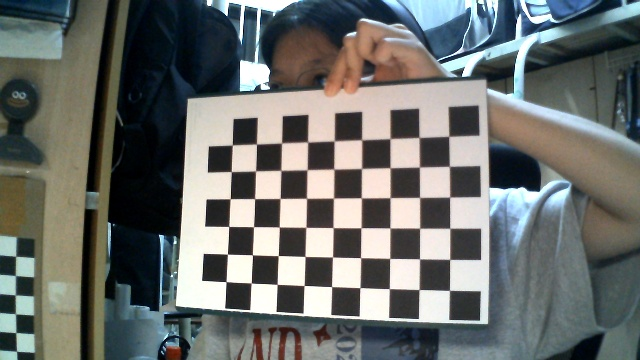
#> input picture python_code/calibration/camera_initial/calib_001.jpg, 640 x 360 px; its folder holds only this picture in this run
$ python camera_calibration.py
#> lines starting #> are read from the running program, lines starting #| are printed output that depends on the picture; after the words box and inside, x2 and y2 are one past the last pixel; in counts of white or black regions, pixels touching at a corner belong together
import numpy as np
import cv2
import glob
#数据准备 -特征提取 -矩阵求解 -精度评估 -结果保存
# ================= 配置参数 =================
CHESSBOARD_SIZE = (9, 6)  # 棋盘格内部角点的行列数（注意：是内角点，不是格子数）
SQUARE_SIZE = 0.027  # 每个棋盘格方块的实际物理尺寸（单位：米）
IMAGES_PATH = 'D:/ESP32-S3/2-esp_project/6-5DOF_arm/python_code/calibration/camera_initial/*.jpg'  # 标定图片所在的文件夹路径
OUTPUT_PATH = r'D:\ESP32-S3\2-esp_project\6-5DOF_arm\python_code\detection/camera_calib_params.npz'
# ===========================================

def calibrate_camera():
    # 终止迭代条件：当达到最大循环次数 30 或精度达到 0.001 时停止角点精细化
    # cv2.TERM_CRITERIA_MAX_ITER：达到最大迭代次数
    # cv2.TERM_CRITERIA_EPS：精度变化低于设定阈值
    criteria = (cv2.TERM_CRITERIA_EPS + cv2.TERM_CRITERIA_MAX_ITER, 30, 0.001)

    # 1. 准备世界坐标系中的 3D 点，例如 (0,0,0), (1,0,0), (2,0,0) ...
    # 假设棋盘格固定在 Z=0 的平面上
    # (CHESSBOARD_SIZE[0] * CHESSBOARD_SIZE[1]行, 3列(代表XYZ)二维矩阵
    objp = np.zeros((CHESSBOARD_SIZE[0] * CHESSBOARD_SIZE[1], 3), np.float32)
    # 生成一个网格坐标(对XY进行赋值，Z默认0)
    objp[:, :2] = np.mgrid[0:CHESSBOARD_SIZE[0], 0:CHESSBOARD_SIZE[1]].T.reshape(-1, 2)
    objp *= SQUARE_SIZE  # 转换为实际物理尺寸

    objpoints = []  # 存储所有图像中真实的 3D 点
    imgpoints = []  # 存储所有图像中检测到的 2D 像素点

    # 读取标定图片 返回的是图片路径
    images = glob.glob(IMAGES_PATH)
    if not images:
        print(f"[-] 未找到标定图片，请检查路径: {IMAGES_PATH}")
        return

    print(f"[+] 找到 {len(images)} 张图片，开始处理...")

    valid_images_count = 0
    img_shape = None
    for fname in images:
        img = cv2.imread(fname)
#> img is the input picture: shape (360, 640, 3); mean B, G, R 107.6, 110.2, 106.8
        if img is None:
            print(f"[-] 图片读取失败: {fname}")
            continue
        gray = cv2.cvtColor(img, cv2.COLOR_BGR2GRAY)
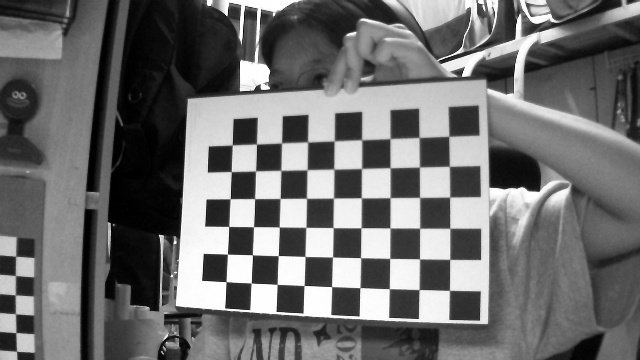
#> gray: shape (360, 640); min 0, max 255, mean 108.9

        if img_shape is None:
            img_shape = gray.shape[::-1]  # 记录尺寸,顺序反转
#> img_shape = (640, 360)

        # 2. 寻找棋盘格角点，保存坐标(找出的角点像素坐标只是整数级别的)
        # 输入8位无符号整型单通道灰度图
        ret, corners = cv2.findChessboardCorners(gray, CHESSBOARD_SIZE, cv2.CALIB_CB_ADAPTIVE_THRESH + cv2.CALIB_CB_NORMALIZE_IMAGE + cv2.CALIB_CB_FAST_CHECK)
#> ret = True; corners = 54 rows, first 8: [449.5, 290.4], [419, 289.6], [389.2, 288.6], [359.9, 287.7], [331.6, 286.6], [304.1, 285.5], [277.2, 284.4], [251.2, 282.9]

        # 如果找到了，添加对应的 3D 点和 2D 像素点
        if ret:
            objpoints.append(objp)

            # 亚像素级角点精细化，提高标定精度(像素坐标精确到小数位（亚像素级别）)
            #当计算了 30 次，或者精度达到了 0.001 时停止迭代
            corners2 = cv2.cornerSubPix(gray, corners, (11, 11), (-1, -1), criteria)
#> corners2 = 54 rows, first 8: [449.5, 290.4], [419.1, 289.5], [389.3, 288.6], [359.9, 287.6], [331.6, 286.6], [304.1, 285.5], [277.2, 284.4], [251.2, 283.1]
            imgpoints.append(corners2)

            # 可选：绘制并显示角点检测结果
            cv2.drawChessboardCorners(img, CHESSBOARD_SIZE, corners2, ret)
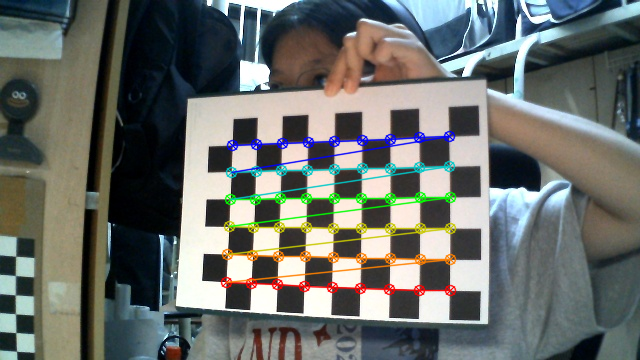
#> img: shape (360, 640, 3); 4.91% of pixels changed, all inside (x1, y1, x2, y2) = (220, 130, 457, 297)
            cv2.imshow('Chessboard Detection', img)
            cv2.waitKey(100)

            valid_images_count += 1
        else:
            print(f"[-] 图片未成功检测到棋盘格角点: {fname}")

    cv2.destroyAllWindows()
    print(f"[+] 成功处理有效图片数量: {valid_images_count}/{len(images)}")

    if valid_images_count < 10:
        print("[-] 有效标定图片较少（建议 15-20 张以上），标定结果可能存在较大误差。")

    if len(objpoints) < 10:
        print("[-] 有效标定图片不足，无法可靠标定")
        return

    # 3. 执行相机标定，求解相机内参矩阵
    # mtx：相机内参矩阵
    # dist：畸变系数
    # rvecs, tvecs：每张标定图片对应的旋转向量和位移向量
    ret, mtx, dist, rvecs, tvecs = cv2.calibrateCamera(
        objpoints, imgpoints, img_shape, None, None
    )

    print("\n================ 相机标定结果 ================")
    print(f"1. 标定是否成功: {ret}")
    print(f"2. 相机内参矩阵 (Camera Matrix / Intrinsic):\n{mtx}")
    print(f"3. 畸变系数 (Distortion Coefficients):\n{dist.ravel()}")

    # 计算重投影误差，评估标定质量
    # 看看算出来的 2D 点和实际检测到的 2D 角点（imgpoints）偏离了多少
    # 计算重投影误差，评估标定质量
    total_error = 0
    total_points = 0
    for i in range(len(objpoints)):
        # 把现实中的 3D 点（objpoints）重新投影回图像上
        imgpoints2, _ = cv2.projectPoints(objpoints[i], rvecs[i], tvecs[i], mtx, dist)

        # 【修改点】将两者的 shape 统一转换为 (N, 2)，避免维度不匹配报错
        err = cv2.norm(imgpoints[i].reshape(-1, 2), imgpoints2.reshape(-1, 2), cv2.NORM_L2)

        total_error += err ** 2  # 通常重投影误差采用均方根误差 (RMSE) 的思路累加
        total_points += len(objpoints[i])

    mean_error = np.sqrt(total_error / total_points)
    print(f"4. 平均重投影误差 (Reprojection Error): {mean_error:.4f} 像素")
    print("==============================================")

    # 4. 保存标定参数到本地文件
    np.savez(OUTPUT_PATH, mtx=mtx, dist=dist, rvecs=rvecs, tvecs=tvecs)
    print("[+] 标定参数已成功保存至 camera_calib_params.npz")

def test_undistort():
    # 读取标定参数
    data = np.load(OUTPUT_PATH)
    mtx = data["mtx"]
    dist = data["dist"]

if __name__ == "__main__":
    calibrate_camera()
    #test_undistort()

$ run again, on python_code/calibration/camera_initial/calib_005.jpg
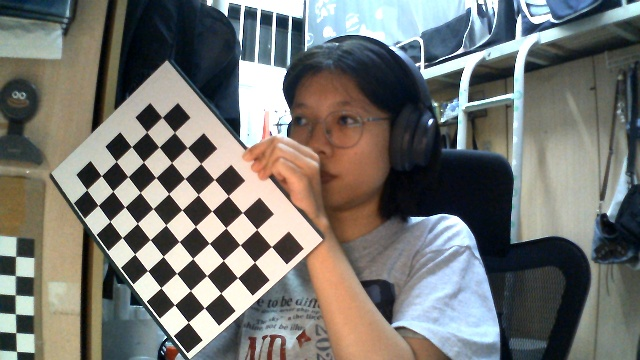
#> input picture python_code/calibration/camera_initial/calib_005.jpg, 640 x 360 px
#> in calibrate_camera, img is the input picture: shape (360, 640, 3); mean B, G, R 112.9, 117.1, 116.7
#> in calibrate_camera, `gray = cv2.cvtColor(img, cv2.COLOR_BGR2GRAY)`:
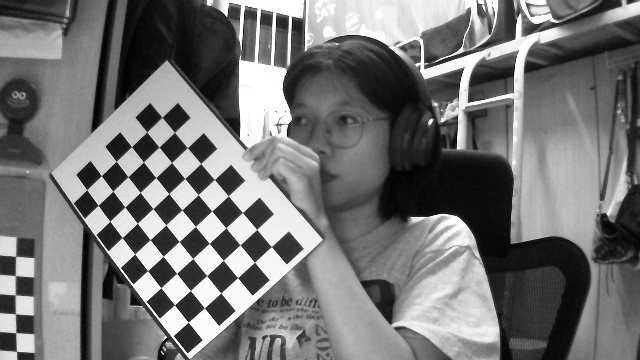
#> gray: shape (360, 640); min 0, max 255, mean 116.5
#> ret = True; corners = 54 rows, first 8: [188.3, 322.3], [174.5, 304.8], [160.8, 287.7], [147.6, 270.7], [134.7, 254], [122.2, 237.5], [109.9, 221.3], [98.21, 205.4]
#> corners2 = 54 rows, first 8: [188.3, 322.2], [174.4, 304.8], [160.9, 287.7], [147.6, 270.7], [134.7, 254], [122.1, 237.5], [109.8, 221.3], [98.14, 205.4]
#> in calibrate_camera, `cv2.drawChessboardCorners(img, CHESSBOARD_SIZE, corners2, ret)`:
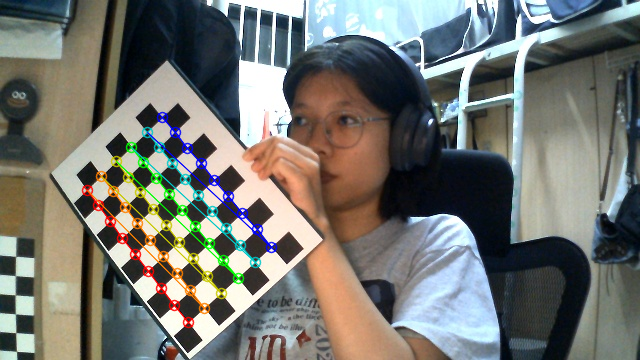
#> img: shape (360, 640, 3); 3.69% of pixels changed, all inside (x1, y1, x2, y2) = (81, 111, 278, 329)

$ run again, on python_code/calibration/camera_initial/calib_006.jpg
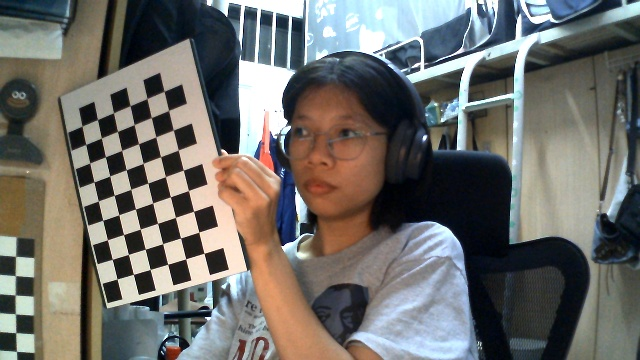
#> input picture python_code/calibration/camera_initial/calib_006.jpg, 640 x 360 px
#> in calibrate_camera, img is the input picture: shape (360, 640, 3); mean B, G, R 105.9, 109.8, 110.9
#> in calibrate_camera, `gray = cv2.cvtColor(img, cv2.COLOR_BGR2GRAY)`:
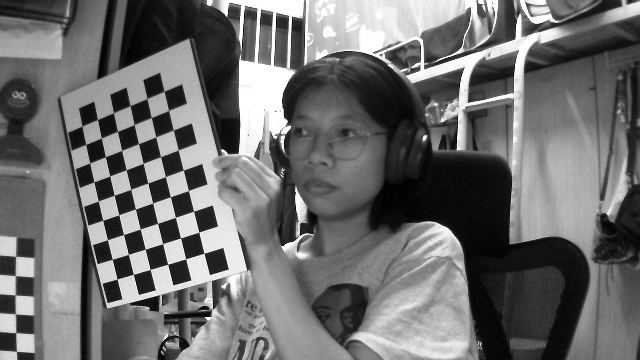
#> gray: shape (360, 640); min 0, max 255, mean 109.7
#> ret = True; corners = 54 rows, first 8: [117.1, 279], [112.2, 259.4], [107.3, 239.8], [102.7, 220.3], [98.36, 201], [94.01, 182], [89.69, 163], [85.7, 144.5]
#> corners2 = 54 rows, first 8: [117, 279], [112.3, 259.4], [107.4, 239.7], [102.7, 220.3], [98.32, 200.9], [93.98, 182.1], [89.64, 163], [85.64, 144.5]
#> in calibrate_camera, `cv2.drawChessboardCorners(img, CHESSBOARD_SIZE, corners2, ret)`:
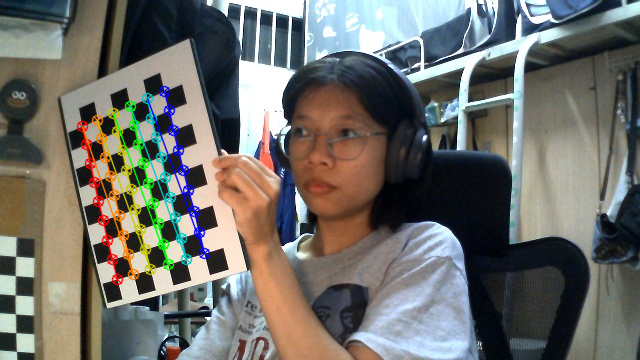
#> img: shape (360, 640, 3); 3.89% of pixels changed, all inside (x1, y1, x2, y2) = (76, 85, 211, 286)

$ run again, on python_code/calibration/camera_initial/calib_007.jpg
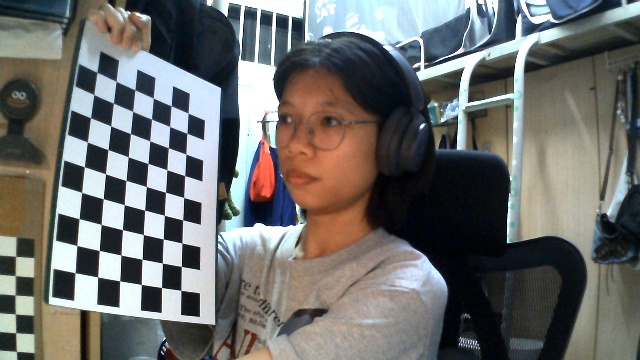
#> input picture python_code/calibration/camera_initial/calib_007.jpg, 640 x 360 px
#> in calibrate_camera, img is the input picture: shape (360, 640, 3); mean B, G, R 107.1, 109, 108.5
#> in calibrate_camera, `gray = cv2.cvtColor(img, cv2.COLOR_BGR2GRAY)`:
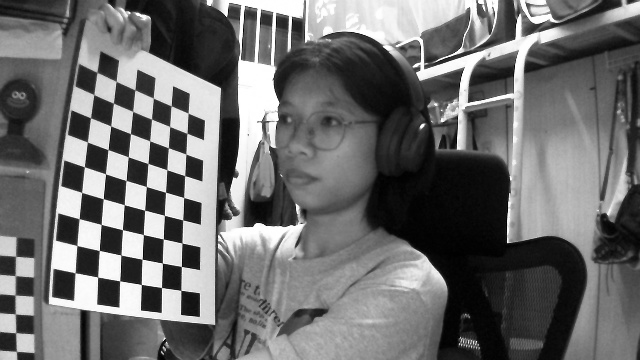
#> gray: shape (360, 640); min 0, max 255, mean 108.6
#> ret = True; corners = 54 rows, first 8: [75.04, 272.8], [76.88, 245.6], [79.14, 218.7], [81.62, 192.5], [84.51, 166.8], [87.42, 142], [90.54, 117.9], [93.85, 94.61]
#> corners2 = 54 rows, first 8: [75.14, 272.7], [76.8, 245.5], [79.04, 218.6], [81.63, 192.4], [84.36, 166.7], [87.34, 142], [90.51, 117.7], [93.75, 94.53]
#> in calibrate_camera, `cv2.drawChessboardCorners(img, CHESSBOARD_SIZE, corners2, ret)`:
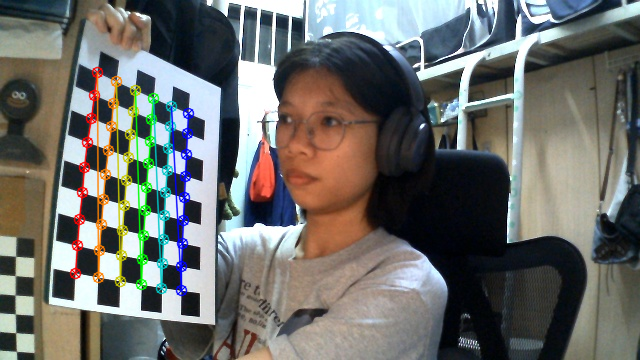
#> img: shape (360, 640, 3); 4.34% of pixels changed, all inside (x1, y1, x2, y2) = (69, 66, 195, 297)

$ run again, on python_code/calibration/camera_initial/calib_002.jpg
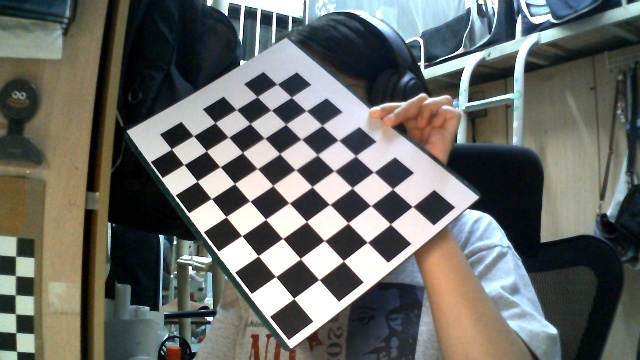
#> input picture python_code/calibration/camera_initial/calib_002.jpg, 640 x 360 px
#> in calibrate_camera, img is the input picture: shape (360, 640, 3); mean B, G, R 101.9, 106, 103.9
#> in calibrate_camera, `gray = cv2.cvtColor(img, cv2.COLOR_BGR2GRAY)`:
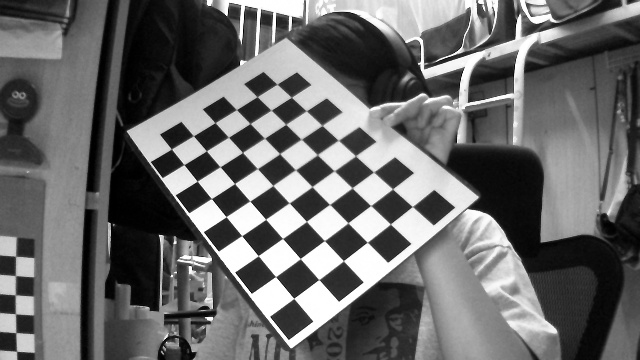
#> gray: shape (360, 640); min 0, max 255, mean 104.9
#> ret = True; corners = 54 rows, first 8: [293.7, 298.4], [275.6, 276.6], [258.2, 255.6], [241.7, 235.7], [226.2, 216.6], [211.4, 198.6], [197.2, 181.1], [184, 164.6]
#> corners2 = 54 rows, first 8: [293.8, 298.4], [275.5, 276.6], [258.3, 255.7], [241.6, 235.7], [226.1, 216.6], [211.3, 198.6], [197.2, 181], [183.8, 164.6]
#> in calibrate_camera, `cv2.drawChessboardCorners(img, CHESSBOARD_SIZE, corners2, ret)`:
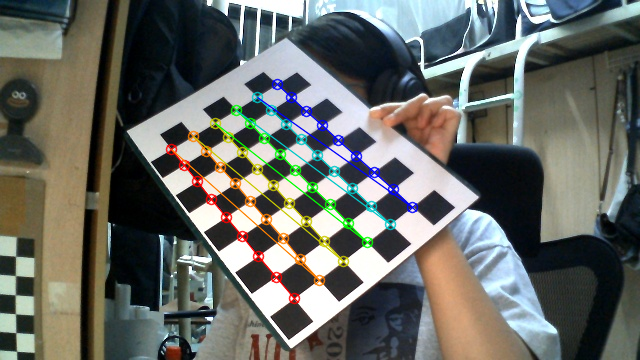
#> img: shape (360, 640, 3); 3.95% of pixels changed, all inside (x1, y1, x2, y2) = (165, 78, 419, 305)
